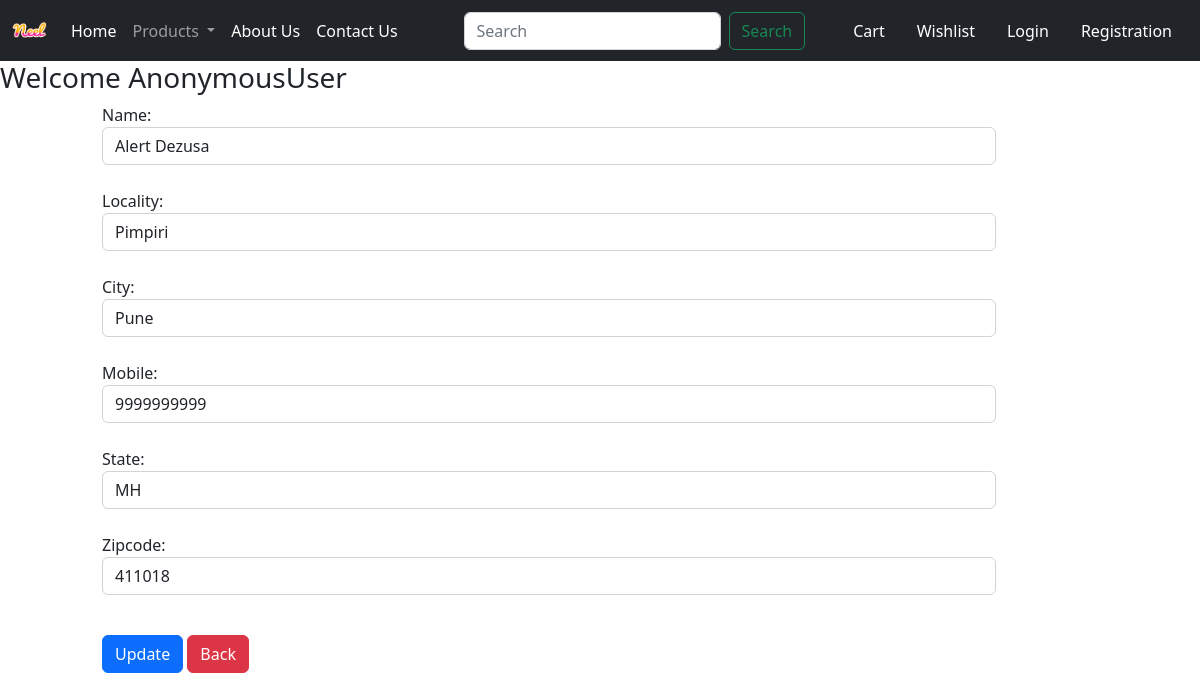
Screenshot of /updateAddress/1 with the database file from the repository.
### app/models.py (models this page shows, shortened)
class Customer(models.Model):
    user = models.ForeignKey(User, on_delete=models.CASCADE)
    name = models.CharField(max_length=200)
    locality = models.CharField(max_length=200)
    city = models.CharField(max_length=50)
    mobile = models.IntegerField(default=0)
    zipcode = models.IntegerField()
    state = models.CharField(choices=STATE_CHOICES, max_length=100)

### app/views.py (the view, shortened to what this page needs)
# urls.py: path('updateAddress/<int:pk>', views.updateAddress.as_view(), name='updateAddress'),
class updateAddress(View):
    def get(self,request, pk):
        add = Customer.objects.get(pk=pk)
        form = CustomerProfileForm(instance=add)
        return render(request, 'updateAddress.html', locals())

### app/forms.py
class CustomerProfileForm(forms.ModelForm):
    class Meta:
        model = Customer
        fields = ['name', 'locality', 'city', 'mobile', 'state', 'zipcode']
        widgets = {
            'name': forms.TextInput(attrs={'class': 'form-control'}),
            'locality': forms.TextInput(attrs={'class': 'form-control'}),
            'city': forms.TextInput(attrs={'class': 'form-control'}),
            'mobile': forms.NumberInput(attrs={'class': 'form-control'}),
            'state': forms.TextInput(attrs={'class': 'form-control'}),
            'zipcode': forms.NumberInput(attrs={'class': 'form-control'}),
        }

### templates/updateAddress.html (shortened to what this page needs)
{% extends 'base.html' %}
{% load static %}
{% block main-content %}
    <div class="row">
        <div class="row">
            <h3>Welcome <span class="text-capitalize">{{request.user}}</span></h3>
        </div>
        <div class="col-sm-9 offset-sm-1">
            <form action="" method="post">
                {% for fm in form %}
                  {{fm.label_tag}}  {{fm}} <small class="text-danger">{{fm.errors|striptags}}</small>
                <br>
                {% endfor %}
                <div class="col-12 mt-3">
                    <button type="submit" class="btn btn-primary">Update</button>
                    <a href="{% url 'address' %}" type="button" class="btn btn-danger">Back</a>
                </div>
            </form>
        </div>
    </div>
{% endblock main-content %}

### rows the page displays
Customer: form "Alert Dezusa" "Pimpiri" "Pune" "9999999999" "MH" "411018"

### other values shown
{{ request.user }} "AnonymousUser"
{{ fm.label_tag }} "Name:" "Locality:" "City:" "Mobile:" "State:" "Zipcode:"
